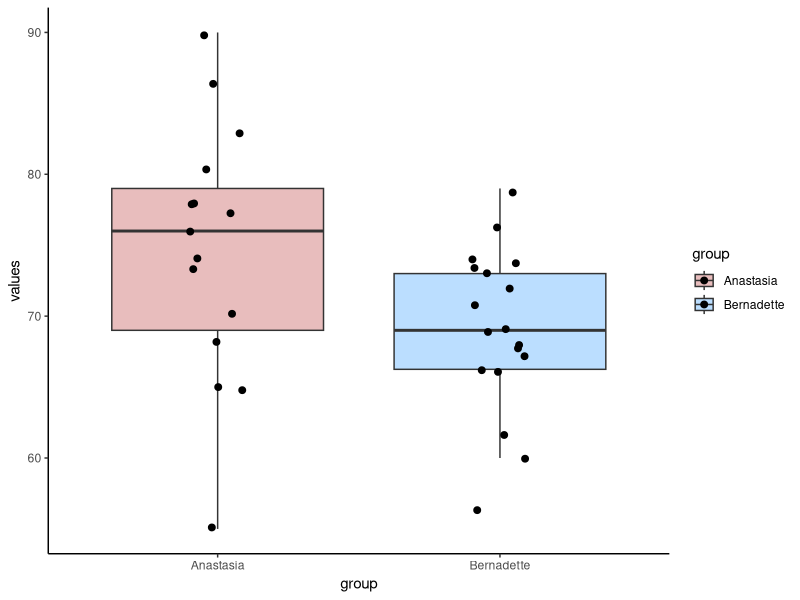
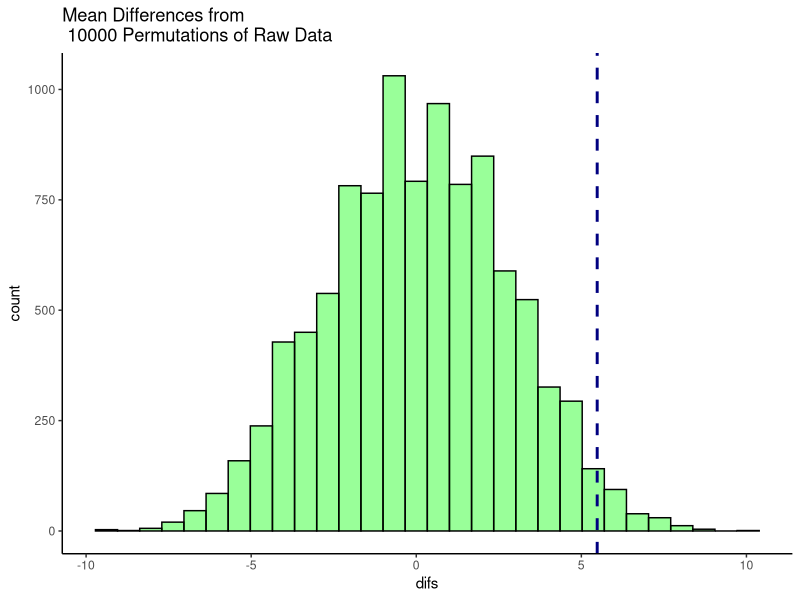
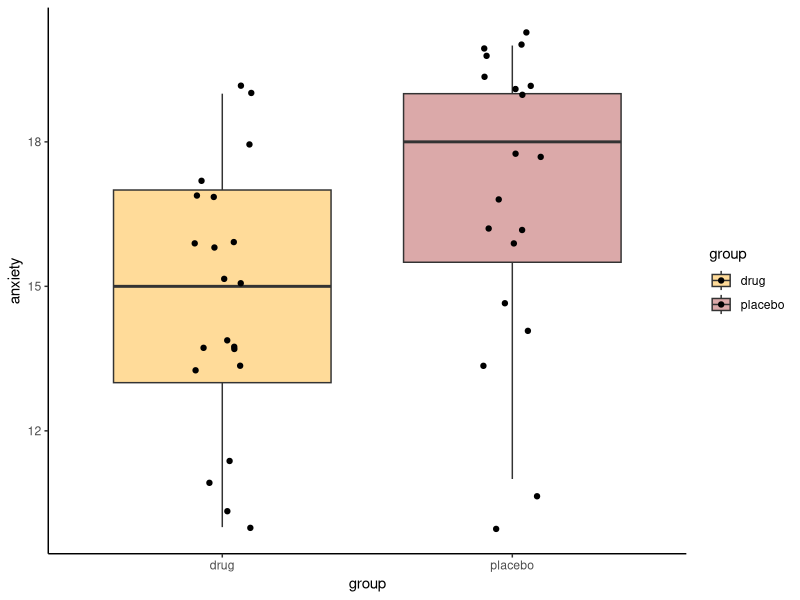
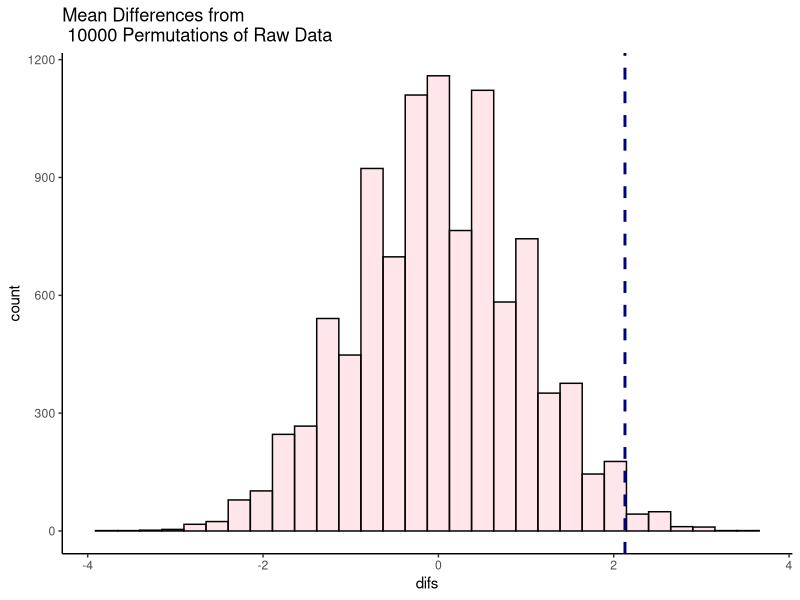

Write R code to recreate these figures, in order.
#### t-test Permutation


### The principle of permutation tests can be applied to t-tests also


library(tidyverse)

anastasia <- c(65, 74, 73, 83, 76, 65, 86, 70, 80, 55, 78, 78, 90, 77, 68)
bernadette <- c(72, 66, 71, 66, 76, 69, 79, 73, 62, 69, 68, 60, 73, 68, 67, 74, 56, 74)


mean(anastasia)            # 74.5
sd(anastasia)              # 9.0
nA<-length(anastasia)      # 15
nA

mean(bernadette)           # 69.1
sd(bernadette)             # 5.8
nB <- length(bernadette)   # 18
nB


# plot the data:
dd <- data.frame(values = c(anastasia, bernadette),
                 group = c(rep("Anastasia",15), rep("Bernadette", 18))
)

dd

ggplot(dd, aes(x = group, y = values, fill = group)) +
  geom_boxplot(alpha=.3, outlier.shape = NA) +
  geom_jitter(width=.1, size=2) +
  theme_classic() +
  scale_fill_manual(values = c("firebrick", "dodgerblue"))


## assume mean of sampling distribution is

meandif <- mean(anastasia)  - mean(bernadette)   # 5.48
meandif



### If we ran a traditional Student t-test, we'd get the following:

t.test(anastasia, bernadette, var.equal = T)  # t = 2.114, p=0.04253



### With a permutation test, we could imagine...
# how likely were the scores to fall in the way they did by chance?

length(anastasia)
length(bernadette)

c(anastasia, bernadette)  # we have 33 scores in total, with 15 in one group and 18 in another.


# what if we shuffled these scores into different groups of 15 and 18. What would the difference in means be?

allscores <- c(anastasia, bernadette)

allscores

split(allscores, rep(1:2, c(15,18))) # this line splits the scores into groups of 15 and 18....but....

#.... notice, that it's still ordered in the same way.


# So we shuffle:

sample(allscores)  # do this a few times...

split(sample(allscores), rep(1:2, c(15,18))) # do this a few times....


# We're now getting different samples of 15 and 18, using our original data...



## Let's grab one of these shuffles:

set.seed(1)  # this just means if you do this you get the same results as me

x <- split(sample(allscores), rep(1:2, c(15,18)))

x

x[[1]] # this is our shuffled sample of size 15
x[[2]] # this is our shuffled sample of size 18

# what's the difference in their means?

mean(x[[1]]) - mean(x[[2]])  #1.567  - smaller than our obseved value of 5.48



### Let's do it again!

x <- split(sample(allscores), rep(1:2, c(15,18)))
mean(x[[1]]) - mean(x[[2]])  #-4.056  - much smaller than our obseved value of 5.48 !


## Keep doing it...

x <- split(sample(allscores), rep(1:2, c(15,18)))
mean(x[[1]]) - mean(x[[2]])  



# In fact, we can do it, say, 10000 times...

results<-vector('list',10000)
for(i in 1:10000){
  x <- split(sample(allscores), rep(1:2, c(15,18)))
  results[[i]]<-mean(x[[1]]) - mean(x[[2]])  
}

unlist(results) # these are all our mean differences from 10,000 shuffles of the data.



## We can graph this:

df <- data.frame(difs = unlist(results))

ggplot(df, aes(x=difs)) +
  geom_histogram(color="black", fill="green", alpha=.4) +
  geom_vline(color="navy",lwd=1,lty=2,xintercept = 5.48) +
  theme_classic()+
  ggtitle("Mean Differences from \n 10000 Permutations of Raw Data")


# so how many times did we get a difference in means that was higher than 5.48?

sum(unlist(results) > 5.48)  # 202 times out of 10000

sum(unlist(results) > 5.48) /10000  # which is 0.0202 proportion of the time

# this is sort of equivalent to a 1-tailed p-value ....

# we could say p=0.020





#### Quick Example 2 ----

# 

placebo <- c(15, 16, 19, 19, 17, 20, 18, 14, 18, 20, 20, 20, 13, 11, 16, 19, 19, 16, 10) 
drug <- c(15, 15, 16, 13, 11, 19, 17, 17, 11, 14, 10, 18, 19, 14, 13, 16, 16, 17, 14, 10, 14)



shapiro.test(drug)    # approximately normal as p>.05
shapiro.test(placebo) # not enough evidence to be normal as p<.05

length(placebo) #19
length(drug)  #21

# put into dataframe - long format
df <- data.frame(anxiety = c(placebo, drug),
                 group = c(rep("placebo", length(placebo)), 
                           rep("drug", length(drug))
                 )
)

df

#boxplots
ggplot(df, aes(x=group, y=anxiety, fill=group)) + 
  geom_boxplot(outlier.shape = NA, alpha=.4) +
  geom_jitter(width=.1) +
  theme_classic() +
  scale_fill_manual(values=c("orange", "brown"))


mean(placebo) - mean(drug) #2.128


### I'm just running the permutation code here ....



allvalues <- c(placebo, drug)

results<-vector('list',10000)
for(i in 1:10000){
  x <- split(sample(allvalues), rep(1:2, c(19,21)))
  results[[i]]<-mean(x[[1]]) - mean(x[[2]])  
}

unlist(results) # these are all our mean differences from 10,000 shuffles of the data.

df0 <- data.frame(difs = unlist(results))

ggplot(df0, aes(x=difs)) +
  geom_histogram(color="black", fill="pink", alpha=.4) +
  geom_vline(color="navy",lwd=1,lty=2,xintercept = 2.128) +
  theme_classic()+
  ggtitle("Mean Differences from \n 10000 Permutations of Raw Data")


sum(unlist(results) > 2.128)  # 109 times out of 10000

sum(unlist(results) > 2.128) /10000  # which is 0.0109 proportion of the time

